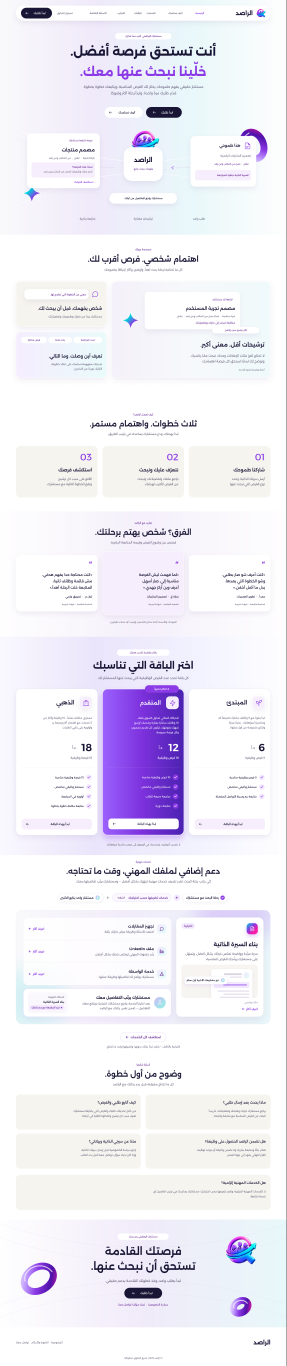
#> input picture work/figma/2021-2.png, 860 x 4096 px (shown at 1/3 size)
$ python prepare_assets.py
#> lines starting #> are read from the running program, lines starting #| are printed output that depends on the picture
from PIL import Image
import pathlib,json
root=pathlib.Path(__file__).resolve().parent.parent
src=root/'work'/'figma'; dest=root/'alrased'/'dist'/'assets'
manifest={}
for f in src.glob('*.png'):
    if f.stem=='detail':continue
    im=Image.open(f).convert('RGB')
    # Retain natural design resolution; high-density exports are limited to 1800 pixels wide.
    if im.width>1800:im.resize((1800,round(im.height*1800/im.width)),Image.Resampling.LANCZOS).save(dest/(f.stem+'.webp'),quality=92,method=6)
    else:im.save(dest/(f.stem+'.webp'),quality=92,method=6)
    manifest[f.stem]={'width':im.width,'height':im.height}
im=Image.open(src/'2021-2.png').convert('RGB');scale=im.width/1440
#> after `scale = im.width / 1440`: scale = 0.597
for name,y,h in [('home-hero',0,1180),('home-care',1180,840),('home-process',2020,551),('home-proof',2571,630),('home-packages',3201,1098),('home-services',4299,996),('home-faq',5295,836),('home-end',6131,733)]:
    im.crop((0,round(y*scale),im.width,round((y+h)*scale))).save(dest/(name+'.webp'),quality=94)
#> this loop made 8 passes
#> pass 1, `im.crop((0,round(y*scale),im.width,round((y+h)*scale))).save(dest/(nam..`:
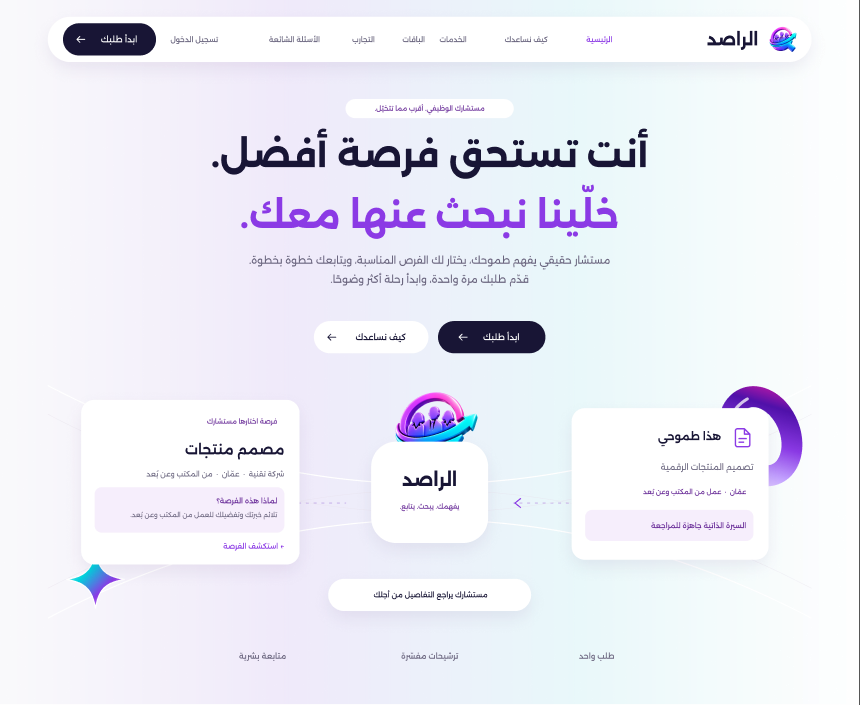
#> saved as home-hero.webp: PIL image 860x705 RGB; mean R, G, B 236.1, 236.9, 245.7
#> pass 2, `im.crop((0,round(y*scale),im.width,round((y+h)*scale))).save(dest/(nam..`:
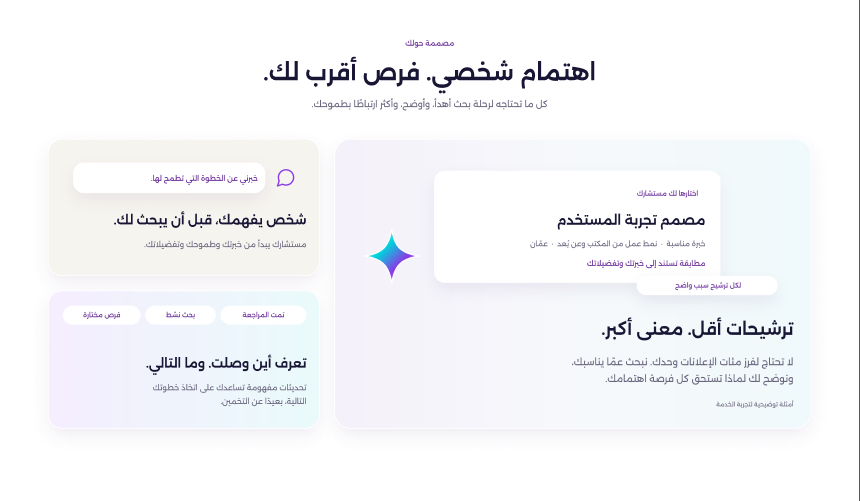
#> saved as home-care.webp: PIL image 860x501 RGB; mean R, G, B 245.7, 246.3, 248.7
(src/'dimensions.json').write_text(json.dumps(manifest),encoding='utf-8')
print('Prepared',len(list(dest.glob('*.webp'))),'assets; source homepage:',im.size)
#| Prepared 1 assets; source homepage: (860, 4096)
